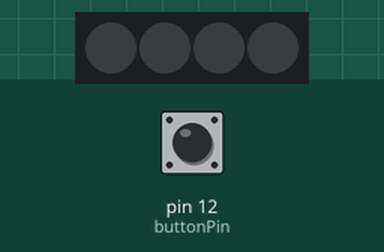
This sketch was run on a simulated Arduino Uno, built with avr-gcc and run on an emulated ATmega328P. Parts: 4 RGB LEDs in strip order, left to right. Inputs (shaded band) come from the test bench; at power-on: pin 12 (buttonPin) HIGH.

Above: at 1.2 s.
1.3 s: pin 12 (buttonPin) pulled LOW for 0.15 s
At 2.4 s:
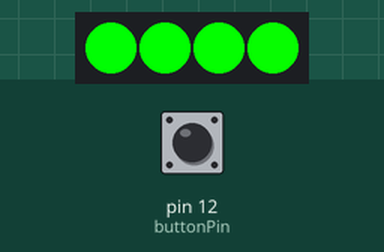
4.4 s: pin 12 (buttonPin) pulled LOW for 1 s
At 5.6 s:
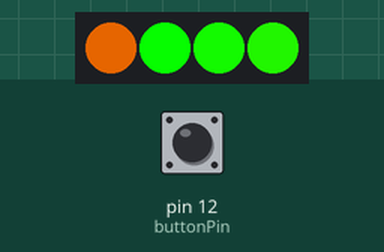
8.4 s: pin 12 (buttonPin) pulled LOW for 0.15 s
At 9.2 s:
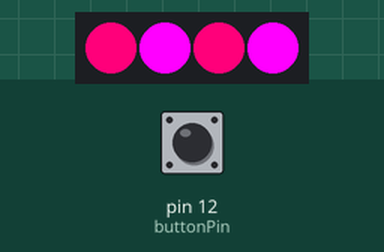
10.0 s: pin 12 (buttonPin) pulled LOW for 3.2 s
At 10.8 s:
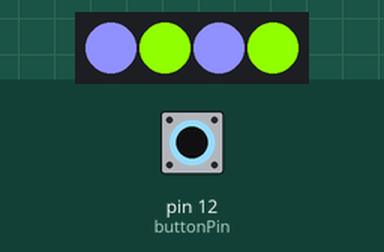
14.7 s: pin 12 (buttonPin) pulled LOW for 0.15 s
At 15.6 s:
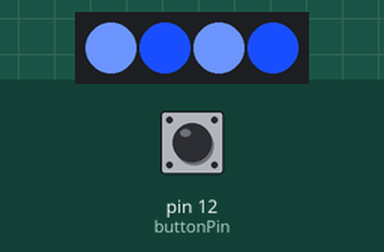
16.3 s: pin 12 (buttonPin) pulled LOW for 1 s
At 16.8 s:
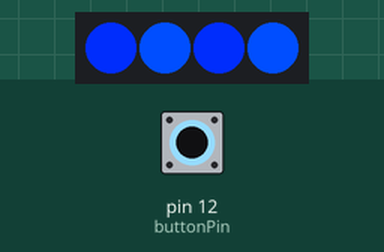
Timing chart, 0 to 19.3 s (numbered marks = the images above; inputs shaded):
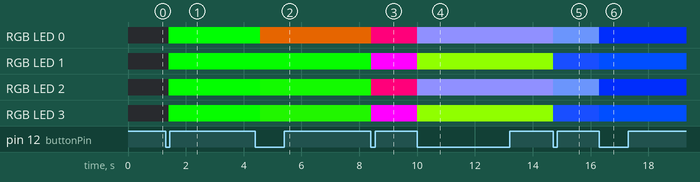

Measured:
- after the input at 1.3 s, RGB LED 0: off → RGB(0, 252, 3) after 0.11 s; RGB LED 1: off → RGB(0, 255, 0) after 0.11 s; RGB LED 2: off → RGB(3, 252, 0) after 0.11 s; RGB LED 3: off → RGB(6, 249, 0) after 0.11 s
- after the input at 10.0 s, RGB LED 0, RGB LED 2: RGB(255, 0, 122) → RGB(144, 144, 255) at once; RGB LED 1, RGB LED 3: RGB(255, 0, 255) → RGB(144, 255, 0) at once
- after the input at 14.7 s, RGB LED 0, RGB LED 2: RGB(144, 144, 255) → RGB(104, 144, 244) at once; RGB LED 1, RGB LED 3: RGB(144, 255, 0) → RGB(25, 78, 255) at once
- after the input at 16.3 s, RGB LED 0, RGB LED 2: RGB(104, 144, 244) → RGB(0, 44, 244) at once; RGB LED 1, RGB LED 3: RGB(25, 78, 255) → RGB(0, 78, 255) at once

The sketch:

glowbzv_01.ino
```cpp
#include <Adafruit_NeoPixel.h>

#define PIN 13


const int buttonPin = 12;     // the number of the pushbutton pin
int dataPin = 13;
int clockPin = 3;

int oldButtonVal = 0;

int nPatterns = 13;
int lightPattern = 1;

// variables will change:
int buttonState = 0;         // variable for reading the pushbutton status

// Don't forget to connect the ground wire to Arduino ground,
// and the +5V wire to a +5V supply


// Set the first variable to the NUMBER of pixels. 25 = 25 pixels in a row
Adafruit_NeoPixel strip = Adafruit_NeoPixel(4, 2, NEO_GRB + NEO_KHZ800);

// Optional: leave off pin numbers to use hardware SPI
// (pinout is then specific to each board and can't be changed)
//WS2801 strip = WS2801(25);

void setup() {

    strip.begin();
    strip.show();                // initialize all pixels to 'off'
// initialize the BUTTON pin as an input
    pinMode(buttonPin, INPUT);
    digitalWrite(buttonPin, HIGH);  // button pin is HIGH, so it drops to 0 if pressed
}


  // initialize the pushbutton pin as an input:


  // Update LED contents, to start they are all 'off'


void loop() {
  // Some example procedures showing how to display to the pixels

   // read the state of the pushbutton value:
  buttonState = digitalRead(buttonPin);

  // check if the pushbutton is pressed.
  // if it is, the buttonState is HIGH:
   int buttonVal = digitalRead(buttonPin);

  if (buttonVal == LOW && oldButtonVal == HIGH) {// button has just been pressed
    lightPattern = lightPattern + 1;
  }
  if (lightPattern > nPatterns) lightPattern = 1;
  oldButtonVal = buttonVal;

  switch(lightPattern) {
    case 1:
      pattern1();
      break;
    case 2:
      rainbow();
      break;
      case 3:
      Fire();
      break;
    case 4:
      pattern4();
      break;
      case 5:
      pattern5();
      break;
    case 6:
      pattern6();
      break;
      case 7:
      pattern7();
      break;
    case 8:
      pattern8();
      break;
      case 9:
      pattern9();
      break;
    case 10:
      pattern10();
      break;
      case 11:
      pattern11();
      break;
    case 12:
      pattern12();
      break;
    case 13:
      pattern13();
      break;
  }
}void pattern1() {
     strip.setPixelColor(0, LOW);
     strip.setPixelColor(1, LOW);
     strip.show();   // write all the pixels out
  } void pattern2() {
     strip.setPixelColor(0, Color(255,0,255));
     strip.setPixelColor(1, Color(0,0,255));
     strip.setPixelColor(2, Color(255,0,255));
     strip.setPixelColor(3, Color(0,0,255));
     strip.show();   // write all the pixels out
  }  void pattern3() {
       strip.setPixelColor(0, Color(155,255,100));
     strip.setPixelColor(1, Color(0,190,255));
     strip.setPixelColor(2, Color(155,255,100));
     strip.setPixelColor(3, Color(0,190,255));
     strip.show();   // write all the pixels out
  }  void pattern4() {
  strip.setPixelColor(0, Color(255,0,122));
     strip.setPixelColor(1, Color(255,0,255));
     strip.setPixelColor(2, Color(255,0,122));
     strip.setPixelColor(3, Color(255,0,255));
     strip.show();   // write all the pixels out
    } void pattern5() {//circus
       strip.setPixelColor(0, Color(144,144,255));
     strip.setPixelColor(1, Color(144,255,0));
     strip.setPixelColor(2, Color(144,144,255));
     strip.setPixelColor(3, Color(144,255,0));
     strip.show();   // write all the pixels out
  }  void pattern6() {//rain
       strip.setPixelColor(0, Color(104,144,244));
     strip.setPixelColor(1, Color(25,78,255));
     strip.setPixelColor(2, Color(104,144,244));
     strip.setPixelColor(3, Color(25,78,255));
     strip.show();   // write all the pixels out
  }  void pattern7() {
    strip.setPixelColor(0, Color(0,44,244));
     strip.setPixelColor(1, Color(0,78,255));
     strip.setPixelColor(2, Color(0,44,244));
     strip.setPixelColor(3, Color(0,78,255));
     strip.show();   // write all the pixels out
    } void pattern8() {
      strip.setPixelColor(0, Color(255,0,255));
     strip.setPixelColor(1, Color(0,0,255));
     strip.setPixelColor(2, Color(255,0,255));
     strip.setPixelColor(3, Color(0,0,255));
     strip.show();   // write all the pixels out
  }  void pattern9() {
       strip.setPixelColor(0, Color(255,255,155));
     strip.setPixelColor(1, Color(255,255,155));
     strip.setPixelColor(2, Color(255,255,155));
     strip.setPixelColor(3, Color(255,255,155));
     strip.show();   // write all the pixels out
  }  void pattern10() {
       strip.setPixelColor(0, Color(255,45,0));
     strip.setPixelColor(1, Color(255,45,0));
     strip.setPixelColor(2, Color(255,45,0));
     strip.setPixelColor(3, Color(200,45,0));
     strip.show();   // write all the pixels out
    } void pattern11() {
      strip.setPixelColor(0, Color(55,0,255));
     strip.setPixelColor(1, Color(55,0,255));
     strip.setPixelColor(2, Color(55,0,255));
     strip.setPixelColor(3, Color(55,0,235));
     strip.show();   // write all the pixels out
  }  void pattern12() {
      strip.setPixelColor(0, Color(104,144,244));
     strip.setPixelColor(1, Color(25,78,255));
     strip.setPixelColor(2, Color(104,144,244));
     strip.setPixelColor(3, Color(25,78,255));
     strip.show();   // write all the pixels out
     }void pattern13() {
     strip.setPixelColor(0, LOW);
     strip.setPixelColor(1, LOW);
      strip.setPixelColor(2, LOW);
     strip.setPixelColor(3
     , LOW);
     strip.show();   // write all the pixels out


  }
  void Fire() {
  int i, j;
    for (j=0; j < 60; j++) {
      for (i=0; i < strip.numPixels(); i++) {

        strip.setPixelColor(i, Wheel( ((i * 255 / strip.numPixels()) + j) % 60) );

      }
      strip.show();   // write all the pixels out

    }

    for (j=60; j < 0; j--) {
      for (i=0; i < strip.numPixels(); i++) {

        strip.setPixelColor(i, Wheel( ((i * 60/ strip.numPixels()) + j) % 255) );

      }
      strip.show();   // write all the pixels out

    }
}


void rainbow() {
  int i, j;

  for (j=0; j < 255; j++) {     // 3 cycles of all 256 colors in the wheel
    for (i=0; i < strip.numPixels(); i++) {
      strip.setPixelColor(i, Wheel( (i + j) % 255));
    }
    strip.show();   // write all the pixels out

  }
}

// Slightly different, this one makes the rainbow wheel equally distributed
// along the chain
void rainbowCycle(uint8_t wait) {
  int i, j;

  for (j=0; j < 256 * 5; j++) {     // 5 cycles of all 25 colors in the wheel
    for (i=0; i < strip.numPixels(); i++) {
      // tricky math! we use each pixel as a fraction of the full 96-color wheel
      // (thats the i / strip.numPixels() part)
      // Then add in j which makes the colors go around per pixel
      // the % 96 is to make the wheel cycle around
      strip.setPixelColor(i, Wheel( ((i * 256 / strip.numPixels()) + j) % 256) );
    }
    strip.show();   // write all the pixels out
    delay(wait);
  }
}

// fill the dots one after the other with said color
// good for testing purposes
void colorWipe(uint32_t c, uint8_t wait) {
  int i;

  for (i=0; i < strip.numPixels(); i++) {
    strip.setPixelColor(i, c);
    strip.show();
    delay(wait);
  }
}

/* Helper functions */

// Create a 24 bit color value from R,G,B
uint32_t Color(byte r, byte g, byte b)
{
  uint32_t c;
  c = r;
  c <<= 8;
  c |= g;
  c <<= 8;
  c |= b;
  return c;
}

//Input a value 0 to 255 to get a color value.
//The colours are a transition r - g -b - back to r
uint32_t Wheel(byte WheelPos)
{
  if (WheelPos < 85) {
    return Color(WheelPos * 3, 255 - WheelPos * 3, 0);
  }
  else if (WheelPos < 170) {
    WheelPos -= 85;
    return Color(255 - WheelPos * 3, 0, WheelPos * 3);
  }
  else {
    WheelPos -= 170;
    return Color(0, WheelPos * 3, 255 - WheelPos * 3);
  }
}
```
